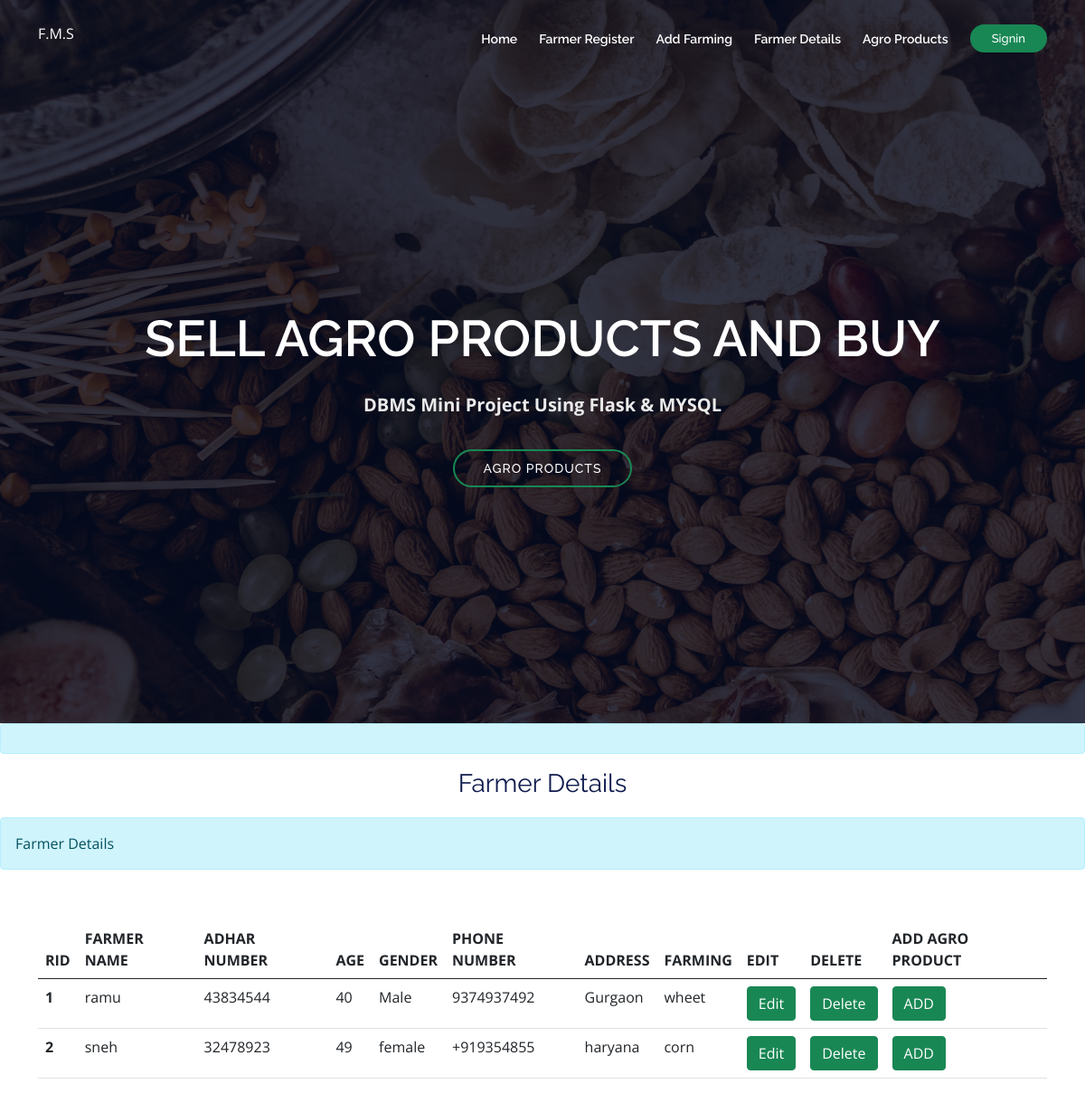
Page /farmingdetails/ on the earlier database version.
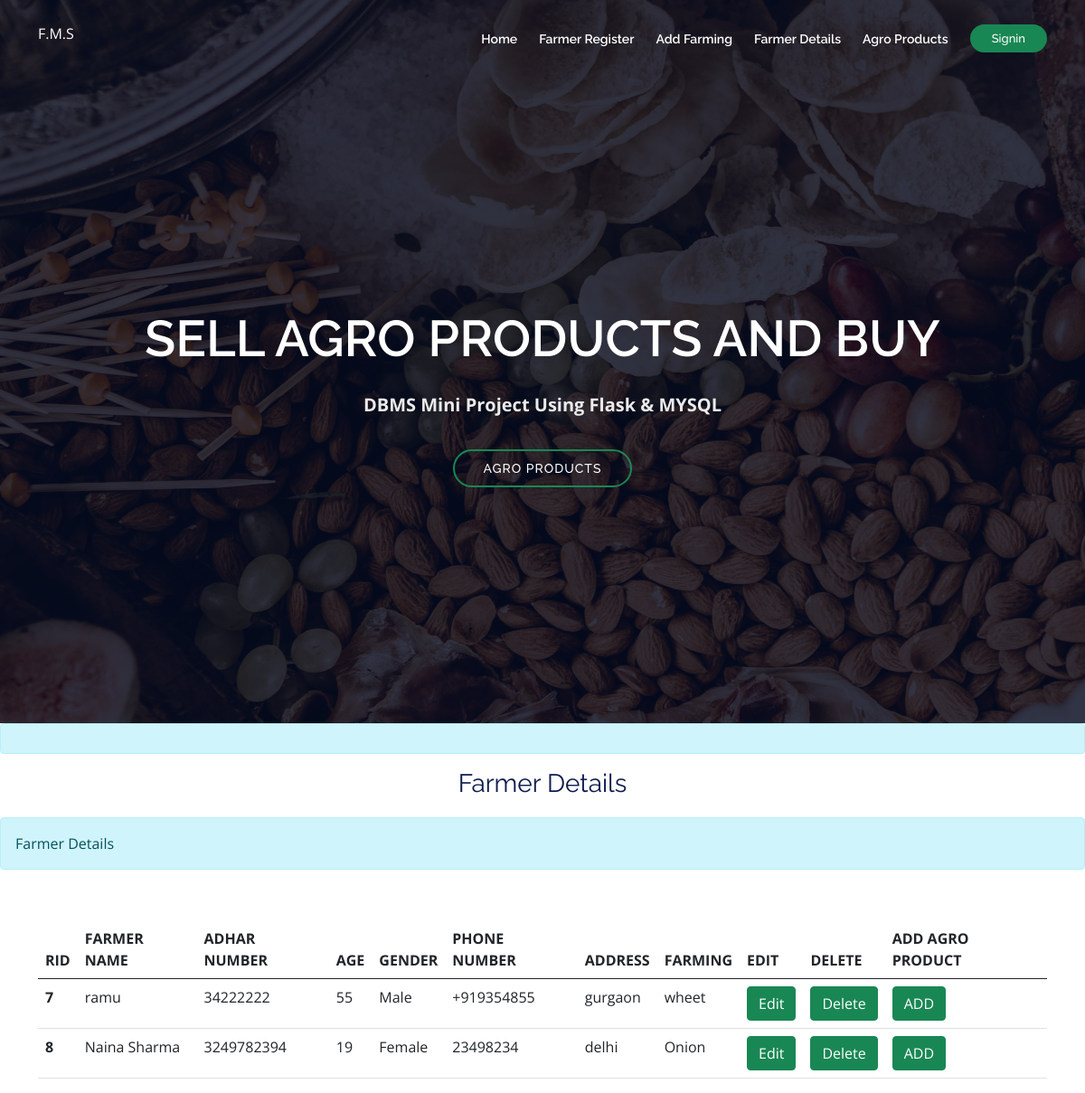
Same page on the later database version.
### farmerapp/models.py (models this page shows, shortened)
class Farmer(models.Model):
    farmer_name = models.CharField(max_length=200, null=True)
    adhaarnumber = models.CharField(max_length=10)
    age = models.IntegerField(default=0)
    gender = models.CharField(max_length=10, null=True)
    phonenumber = models.CharField(max_length=10)
    address = models.TextField(null=True, blank=True)
    farming_type = models.ForeignKey(AddFarming, on_delete=models.CASCADE)

class AddFarming(models.Model):
    farming_type = models.CharField(max_length=10, blank=True, null=False)

### farmerapp/views.py (the view)
# urls.py: path('farmingdetails/',views.farmer_details, name='farmingdetails'),
def farmer_details(request):
    farmer_list = Farmer.objects.all()
    context = {'farmer_list': farmer_list, 'category': 'info', 'message': 'Farmer Details'}
    return render(request, 'farmerapp/farmingdetails.html', context)

### farmerapp/templates/farmerapp/farmingdetails.html (shortened to what this page needs)
{% extends 'base.html' %}
{% block content %}
  <h3 class="text-center"><span>Farmer Details</span> </h3>
  <div class="alert alert-{{category}} alert-dismissible fade show" role="alert">
    {{message}}
  </div>
  <br>
  <div class="container mt-3">
    <table class="table">
      <thead class="thead-light">
        <tr>
          <th scope="col">RID</th>
          <th scope="col">FARMER NAME</th>
          <th scope="col">ADHAR NUMBER</th>
          <th scope="col">AGE</th>
          <th scope="col">GENDER</th>
          <th scope="col">PHONE NUMBER</th>
          <th scope="col">ADDRESS</th>
          <th scope="col">FARMING</th>
          <th scope="col">EDIT</th>
          <th scope="col">DELETE</th>
          <th scope="col">ADD AGRO PRODUCT</th>
        </tr>
      </thead>
      <tbody>
        {% for farmer in farmer_list %}
        <tr>
          <th scope="row">{{farmer.id}}</th>
          <td>{{farmer.farmer_name}}</td>
          <td>{{farmer.adhaarnumber}}</td>
          <td>{{farmer.age}}</td>
          <td>{{farmer.gender}}</td>
          <td>{{farmer.phonenumber}}</td>
          <td>{{farmer.address}}</td>
          <td>{{ farmer.farming_type.farming_type }}</td>
          <td>
            <a href="{% url 'edit' farmer.id %}"><button class="btn btn-success">Edit </button> </a>
          </td>
          <td>
            <a href="{% url 'delete' farmer.id %}"><button onclick="return confirm('Are you sure to Delete data');" class="btn btn-success">Delete </button> </a>
          </td>
          <td>
            <a href="{% url 'addagroproducts' %}"><button class="btn btn-success">ADD </button> </a>
          </td>
        </tr>
      {% endfor %}
      </tbody>
    </table>
  </div>
{% endblock content %}

### templates/base.html (shortened to what this page needs)
{% load static %}
<!DOCTYPE html>
<html lang="en">
<head>
  <link href="{% static 'assets/vendor/bootstrap/css/bootstrap.min.css' %}" rel="stylesheet">
  <link href="{% static 'assets/vendor/venobox/venobox.css' %}" rel="stylesheet">
  <link href="{% static 'assets/vendor/font-awesome/css/font-awesome.min.css' %}" rel="stylesheet">
  <link href="{% static 'assets/vendor/owl.carousel/assets/owl.carousel.min.css' %}" rel="stylesheet">
  <link href="{% static 'assets/vendor/aos/aos.css' %}" rel="stylesheet">
  <link href="{% static 'assets/css/style.css' %}" rel="stylesheet">
</head>
<body>
  <header id="header">
    <div class="container">
      <div id="logo" class="pull-left">
        <a href="/" class="scrollto">F.M.S</a>
      </div>
      <nav id="nav-menu-container">
        <ul class="nav-menu">
          <li class=""><a href="{% url 'home' %}">Home</a></li>
 <li><a href="{% url 'register' %}">Farmer Register</a></li>
 <li><a href="{% url 'addfarming' %}">Add Farming</a></li>
 <li><a href="{% url 'farmingdetails' %}">Farmer Details</a></li>
 <li><a href="{% url 'agroproducts' %}">Agro Products</a></li>
    {% if request.user.is_authenticated %}
      <li class="buy-tickets"><a href="">Welcome {{ request.user.username }}</a></li>
      <li class="buy-tickets"><a href="{% url 'logout' %}">Logout</a></li>
    {% else %}
      <li class="buy-tickets"><a href="{% url 'signup' %}">Signin</a></li>
    {% endif %}
        </ul>
      </nav>
    </div>
  </header>
 <section id="intro">
    <div class="intro-container" data-aos="zoom-in" data-aos-delay="100">
      <h1 class="mb-4 pb-0">SELL AGRO PRODUCTS AND BUY  </span> </h1>
      <p class="mb-4 pb-0">DBMS Mini Project Using Flask & MYSQL</p>
      <a href="{% url 'agroproducts' %}" class="about-btn scrollto">AGRO PRODUCTS</a>
    </div>
  </section>
  <main id="main">
<div class="alert alert-{{category}} alert-dismissible fade show" role="alert">
</div>
    {% block content %}
    {% endblock %}
</body>
</html>

### static/assets/css/style.css (style rules this page uses)
body { background: #fff; color: #2f3138; font-family: "Open Sans", sans-serif; }
a { color: #fff!important; ; text-decoration: none; transition: 0.5s; }
p { padding: 0; margin: 0 0 30px 0; }
h1, h2, h3, h4, h5, h6 { font-family: "Raleway", sans-serif; font-weight: 400; margin: 0 0 20px 0; padding: 0; color: #0e1b4d; }
@media (prefers-reduced-motion: no-preference) { :root { scroll-behavior: auto; } }
#header { height: 90px; padding: 25px 0; position: fixed; left: 0; top: 0; right: 0; transition: all 0.5s; z-index: 997; }
.nav-menu, .nav-menu * { margin: 0; padding: 0; list-style: none; }
.nav-menu li { position: relative; white-space: nowrap; }
.nav-menu>li { float: left; }
#nav-menu-container { float: right; margin: 0; }
.nav-menu a { padding: 8px; text-decoration: none; display: inline-block; color: rgba(202, 206, 221, 0.8); font-family: "Raleway", sans-serif; font-weight: 600; font-size: 14px; outline: none; }
.nav-menu>li { margin-left: 8px; }
.nav-menu>li>a:before { content: ""; position: absolute; width: 0; height: 2px; bottom: 0; left: 0; background-color: green; visibility: hidden; transition: all 0.3s ease-in-out 0s; }
.nav-menu li.buy-tickets a { color: #fff; background: #198754!important; padding: 7px 22px; border-radius: 50px; border: 2px solid #198754!important; transition: all ease-in-out 0.3s; font-weight: 500; margin-left: 8px; margin-top: 2px; line-height: 1; font-size: 13px; }
#mobile-nav { position: fixed; top: 0; padding-top: 18px; bottom: 0; z-index: 998; background: rgba(6, 12, 34, 0.9); left: -260px; width: 260px; overflow-y: auto; transition: 0.4s; }
#mobile-nav ul { padding: 0; margin: 0; list-style: none; }
#mobile-nav ul li { position: relative; }
#mobile-nav ul li a { color: #fff; font-size: 17px; overflow: hidden; padding: 10px 22px 10px 15px; position: relative; text-decoration: none; width: 100%; display: block; outline: none; }
#intro { width: 100%; height: 100vh; background: url(../../images/bg.jpg) top center; background-size: cover; overflow: hidden; position: relative; }
@media (min-width: 1024px) { #intro { background-attachment: fixed; } }
#intro:before { content: ""; background: rgba(6, 12, 34, 0.8); position: absolute; bottom: 0; top: 0; left: 0; right: 0; }
#intro .intro-container { position: absolute; bottom: 0; left: 0; top: 90px; right: 0; display: flex; justify-content: center; align-items: center; flex-direction: column; text-align: center; padding: 0 15px; }
#intro h1 { color: #fff; font-family: "Raleway", sans-serif; font-size: 56px; font-weight: 600; text-transform: uppercase; }
#intro p { color: #ebebeb; font-weight: 700; font-size: 20px; }
#intro .about-btn { font-family: "Raleway", sans-serif; font-weight: 500; font-size: 14px; letter-spacing: 1px; display: inline-block; padding: 12px 32px; border-radius: 50px; transition: 0.5s; line-height: 1; margin: 10px; color: #fff; -webkit-animation-delay: 0.8s; animation-delay: 0.8s; border: 2px solid #198754!important; }

Differences in the rows shown:
removed Farmer: id "1", farmer_name "ramu", adhaarnumber "43834544", age "40", gender "Male", phonenumber "9374937492", address "Gurgaon", farming_type.farming_type "wheet"
removed Farmer: id "2", farmer_name "sneh", adhaarnumber "32478923", age "49", gender "female", phonenumber "+919354855", address "haryana", farming_type.farming_type "corn"
added Farmer: id "7", farmer_name "ramu", adhaarnumber "34222222", age "55", gender "Male", phonenumber "+919354855", address "gurgaon", farming_type.farming_type "wheet"
added Farmer: id "8", farmer_name "Naina Sharma", adhaarnumber "3249782394", age "19", gender "Female", phonenumber "23498234", address "delhi", farming_type.farming_type "Onion"
